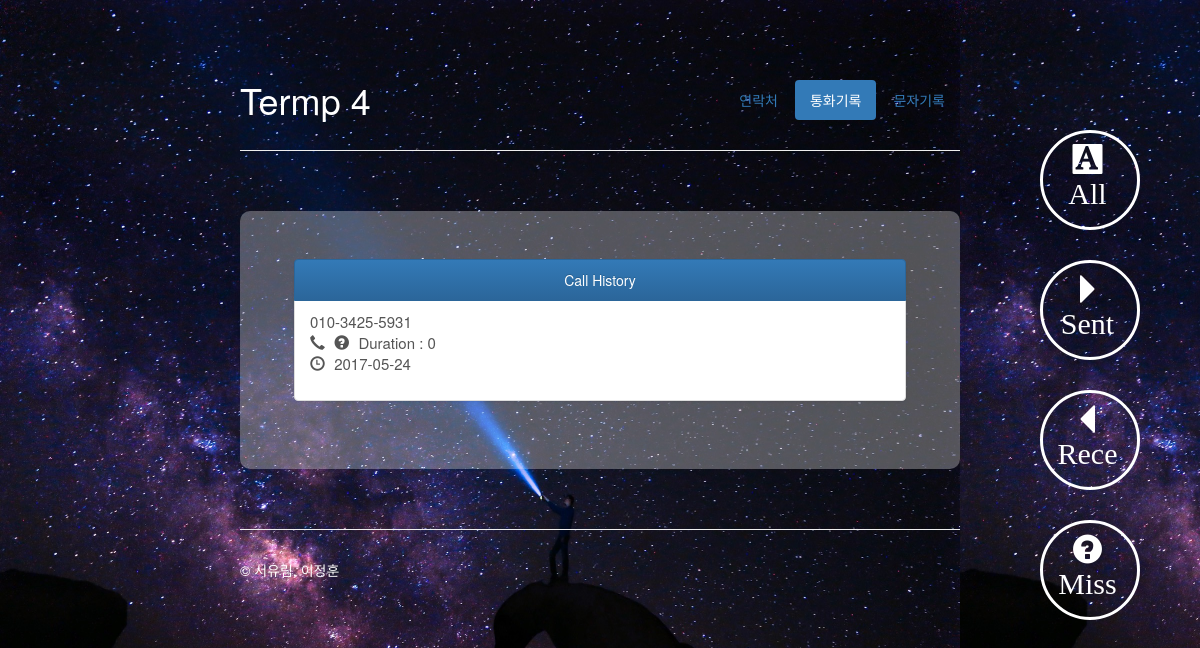
Before: /call_hist/2 with the older database file.
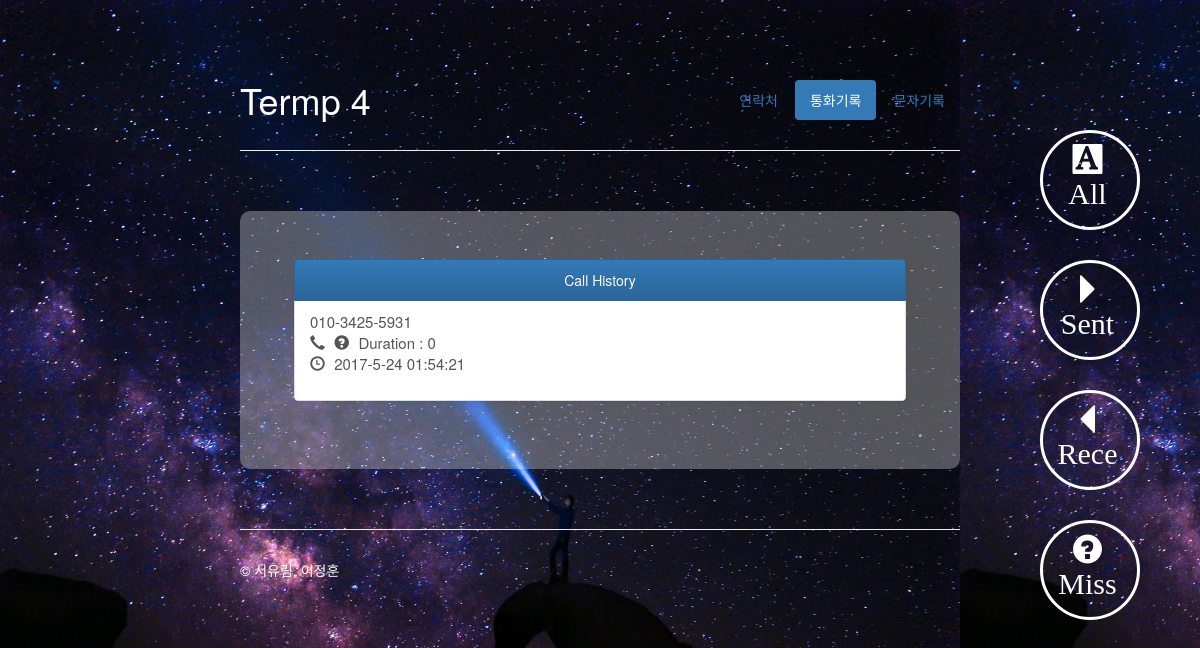
After: the same page with the newer database file.
### tables this page shows
CREATE TABLE call (
time text, phone text, status integer, duration integer);

### web_sever.py (the view)
@app.route('/call_hist/<int:status>', methods=['GET','POST'])
def call_hist(status):
	return render_template('call_hist.html', call=getCall(status))

### sql_conn3.py (called while the page is built)
def getConnection():
    return sqlite3.connect('addressbook.db')

def getCall(status):
    conn = getConnection()
    curs = conn.cursor()
    if status==3:
        sql = "SELECT * FROM CALL ORDER BY TIME DESC"
    elif status==0:
        sql = "SELECT * FROM CALL WHERE STATUS = 0 ORDER BY TIME DESC"
    elif status==1:
        sql = "SELECT * FROM CALL WHERE STATUS = 1 ORDER BY TIME DESC"
    elif status==2:
        sql = "SELECT * FROM CALL WHERE STATUS = 2 ORDER BY TIME DESC"
    curs.execute(sql)
    row = curs.fetchall()
    for hist in range(len(row)):
        if searchName(row[hist][1]) != []:
            result = searchName(row[hist][1])
            row[hist] = row[hist][:1] + (result[0][1],) + row[hist][2:]
    conn.close()
    return row

def searchName(num):
    conn = getConnection()
    curs = conn.cursor()
    curs.execute("SELECT * FROM ADDRESSBOOK WHERE number=?", (num,))
    row = curs.fetchall()
    conn.close()
    return row

### templates/call_hist.html (shortened to what this page needs)
{% extends "history.html" %}
{% block body %}
<div class="masthead">
    <ul class="nav nav-pills pull-right">
        <li><a href="{{ url_for('main')}}">연락처</a></li>
        <li class="active" "><a href="{{ url_for('call_hist', status =3)}}">통화기록</a></li>
        <li><a href="{{ url_for('sms_hist', id = 0, status = 3) }}">문자기록</a></li>
    </ul>
    <h1 class="muted" style= "color : #ffffff">Termp 4</h3>
</div>
<hr>
<div class="floating" style="margin-top:-50px">
    <div>
      <p><a href="{{ url_for('call_hist', status = 3 )}}"><span class="glyphicon glyphicon-text-background" aria-hidden="true" style="font-size: 30px ;color : #ffffff"> All</span></a></p>
    </div>
    <div>
        <p> <a href="{{ url_for('call_hist', status = 0) }}">  <span class="glyphicon glyphicon-triangle-right" aria-hidden="true" style=" font-size: 30px;color : #ffffff"> Sent</span></a></p>
    </div>
    <div>
        <p> <a href="{{ url_for('call_hist', status = 1) }}"> <span class="glyphicon glyphicon-triangle-left" aria-hidden="true"; style=" font-size: 30px;color : #ffffff;" > Rece</span></a></p>
    </div>
    <div>
        <p> <a href="{{ url_for('call_hist', status = 2) }}"> <span class=" glyphicon glyphicon-question-sign" aria-hidden="true"; style=" font-size: 30px;color : #ffffff;" > Miss</span></a></p>
    </div>
</div>
<div class="jumbotron">
    <div class="bs-example">
        <div class="list-group">
            <a href = "#" class = "list-group-item active">
             Call History
         </a>
         {% for c in call %}
         <a href = "#" class = "list-group-item">
            <p style="font-size : 15px; text-align:left">
                {{ c[1] }} <br>
                {% if c[2] == 2 %}
                <span class="glyphicon glyphicon-earphone" aria-hidden="true"></span>
                <span class="glyphicon glyphicon-question-sign" aria-hidden="true"></span>
                {% endif %}
                Duration : {{ c[3] }} <br>
                <span class="glyphicon glyphicon-time" aria-hidden="true"></span>
                {{ c[0] }}
            </p>
        </a>
        {% endfor %}
    </div>
</div>
</div>
{% endblock %}

Changed rows visible on the page:
changed call: time "2017-05-24" → "2017-5-24 01:54:21"
